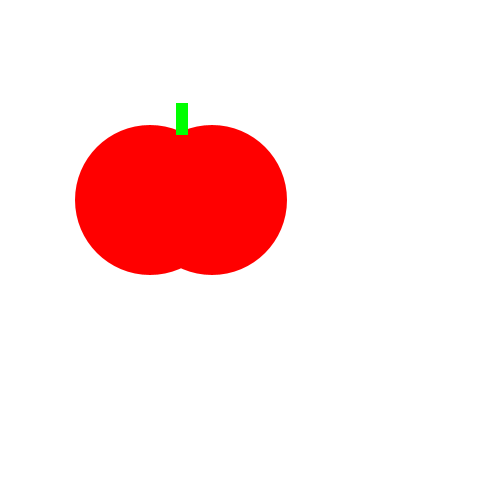
Frame 1 (no input)
Frame 60 (the mouse pressed at the canvas centre just before this capture): identical to frame 1, image omitted
Frame 120 (the mouse held since frame 60 and released just before this capture): identical to frame 1, image omitted

The Processing sketch that drew this single still picture (run headless with seeded random() and noise(); from frame 60 on, the mouse is pressed at the canvas centre):

// Processing sketch: tasty_tomato
// ── tasty_tomato.pde
void setup() {
    size(500, 500);
    background(255, 255, 255);
    noStroke();
    fill(255,0,0);
    ellipse(150, 200, 150, 150);
    fill(255,0,0);
    ellipse(212, 200, 150, 150);
    fill(0,255,0);
    rect(176, 103, 12, 32);
}
void draw() {

    
}

void mouseClicked() {
  fill(255,255,255);  
  ellipse(mouseX, mouseY, 50, 50);
}
